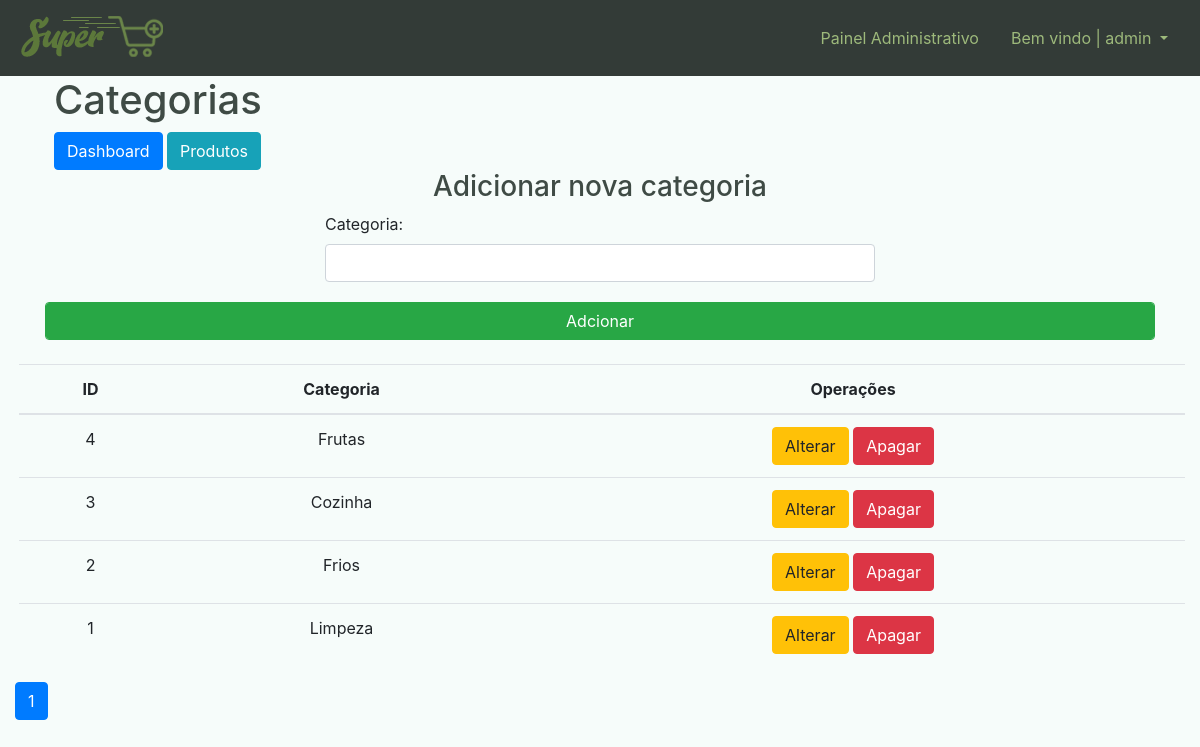
The page /dashboard/categorias/ (signed in) on the database its author committed.
### dashboard/models.py (models this page shows, shortened)
class Categoria(models.Model):
    nome = models.CharField(max_length=50, blank=True, null=True, unique=True, verbose_name='Categoria')

### dashboard/views.py (the view)
# urls.py: path('categorias/', dash_categorias, name='dash_categorias'),
@login_required()
@permission_required(perm='foo.view_bar', login_url='dash_index',raise_exception=True)
def dash_categorias(request):
    contexto = {}
    categorias = Categoria.objects.all().order_by('-id')
    form = ProdutoForm(request.POST)
    contexto['categorias'] = paginacao(request, categorias)
    if request.method != 'POST':
        contexto['form'] = form
        return render(request, 'dashboard/categorias/dash_categorias.html', contexto)
    return render(request, 'dashboard/categorias/dash_categorias.html', contexto)

### dashboard/forms.py
class ProdutoForm(forms.ModelForm):
    class Meta:
        model = Produto
        fields = ['categoria','nome','quantidade','valor_pago']
        widgets ={
            'categoria':forms.Select(attrs={'class':'form-control mb-1'}),
            'nome':forms.TextInput(attrs={'class':'form-control mb-1'}),
            'quantidade':forms.NumberInput(attrs={'class':'form-control mb-1','min':'1', 'max':'1000'}),
            'valor_pago': forms.NumberInput(attrs={'class':'form-control mb-1','step':'0.01'})
        }

### dashboard/views.py (called while the page is built)
def paginacao(request, model, qnd=10):
    paginacao = Paginator(model, qnd)
    paginas = request.GET.get('p')
    model = paginacao.get_page(paginas)
    return model

### dashboard/templates/dashboard/categorias/dash_categorias.html (shortened to what this page needs)
{% extends 'base.html' %}
{% block navbar %}
{% include 'parciais/_dash_header.html' %}
{% endblock %}
{% block main %}
<div class="container-fluid">
    <div class="row ml-4">
        <div class="col-12">
            <h1>Categorias</h1>
        </div>
        <div class="col">
            <a href="{% url 'dash_index' %}" class="btn btn-primary">Dashboard</a>
            <a href="{% url 'dash_produtos' %}" class="btn btn-info">Produtos</a>
        </div>
    </div>
    <div class="container">
        <div class="row justify-content-center">
            <h3>Adicionar nova categoria</h3>
        </div>
        <form action="{% url 'dash_nova_categoria' %}" method="POST">
            <div class="form-row justify-content-md-center">
                <div class="form-group col-md-6">
                    <label for="id_nome">Categoria:</label>
                    {{ form.nome}}
                </div>
            </div>
            <button type="submit" class="form-control btn btn-success">Adcionar</button>
        </form>
    </div>
    <br>
    <div class="table-response ml-1">
        <table class="table">
            <thead>
                <tr style="text-align: center; vertical-align: middle;">
                    <th>ID</th>
                    <th>Categoria</th>
                    <th>Operações</th>
                </tr>
            </thead>
            <tbody>
                {% for categoria in categorias %}
                <tr style="text-align: center; vertical-align: middle;">
                    <td scope="row">{{categoria.id}}</td>
                    <td scope="col">{{categoria.nome}}</td>
                    <td scope="col">
                        <a href="{% url 'dash_categoria_update' categoria.id %}" class="btn btn-warning">Alterar</a>
                        <a href="{% url 'dash_categoria_del' categoria.id %}" class="btn btn-danger">Apagar</a>
                    </td>
                </tr>
                {% endfor %}
            </tbody>
        </table>
    </div>
    <nav aria-label="Paginação do E-commerce">
        <ul class="pagination">
            {% for pagina in categorias.paginator.page_range %}
            {% if categorias.number == pagina %}
            <li class="page-item active"><a class="page-link" href="?p={{pagina}}">{{pagina}}</a></li>
            {%else%}
            <li class="page-item"><a class="page-link" href="?p={{pagina}}">{{pagina}}</a></li>
            {%endif%}
            {%endfor%}
        </ul>
    </nav>
</div>
{% endblock %}

### templates/parciais/_dash_header.html (shortened to what this page needs)
{% load static %}
<nav class="navbar navbar-expand-lg navbar navbar-dark bg-dark2">
    <a class="navbar-brand" href="{% url 'super_index' %}"><img src="{% static 'img/logo.png' %}" alt="SuperMais"></a>
    <div class="collapse navbar-collapse" id="navbarSupportedContent">
        <span class="navbar-text">
            <a class="nav-link" href="{% url 'dash_index' %}">Painel Administrativo</a>
        </span>
        <span class="navbar-text">
            <div class="dropdown text-dash">
                <a class="nav-link dropdown-toggle " href="" id="navbarDropdown" role="button" data-toggle="dropdown"
                    aria-haspopup="true" aria-expanded="false">
                    Bem vindo | {{user}}
                </a>
            </div>
        </span>
    </div>
</nav>

### templates/static/css/style.css (style rules this page uses)
body { background-color: #f6fcfa !important; }
h1,h2,h3,h4,h5,h6 { color: #3f4b45 !important; }
.bg-dark2 { background-color: #333b37 !important; }
.nav-link { color: rgb(157 185 123) !important; }
.text-dash a { color: #9db97b !important; }

### rows shown on the page
Categoria: id "4", nome "Frutas"
Categoria: id "3", nome "Cozinha"
Categoria: id "2", nome "Frios"
Categoria: id "1", nome "Limpeza"

### other values the page prints
{{ user }} "admin"
{{ pagina }} "1"
